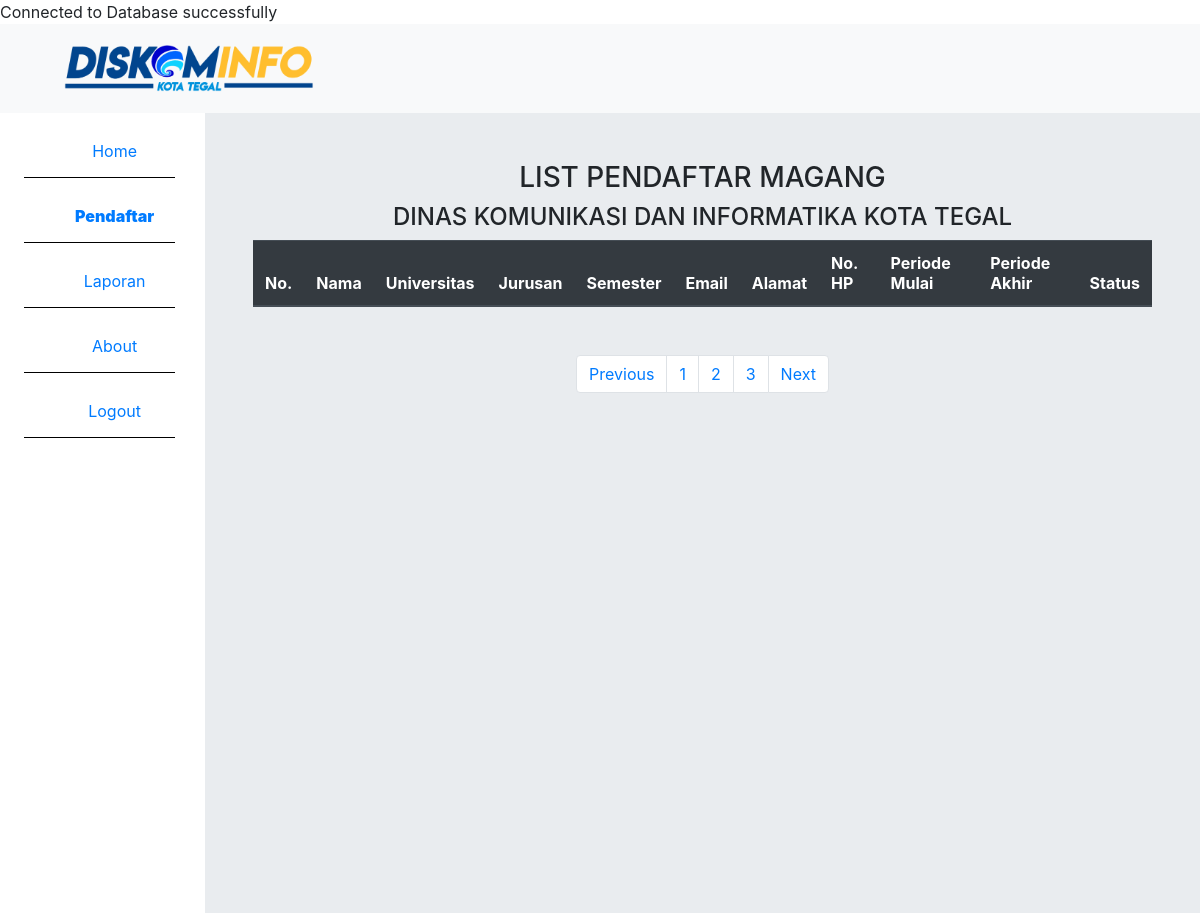
Before: /list-pendaftar.php with the older database file.
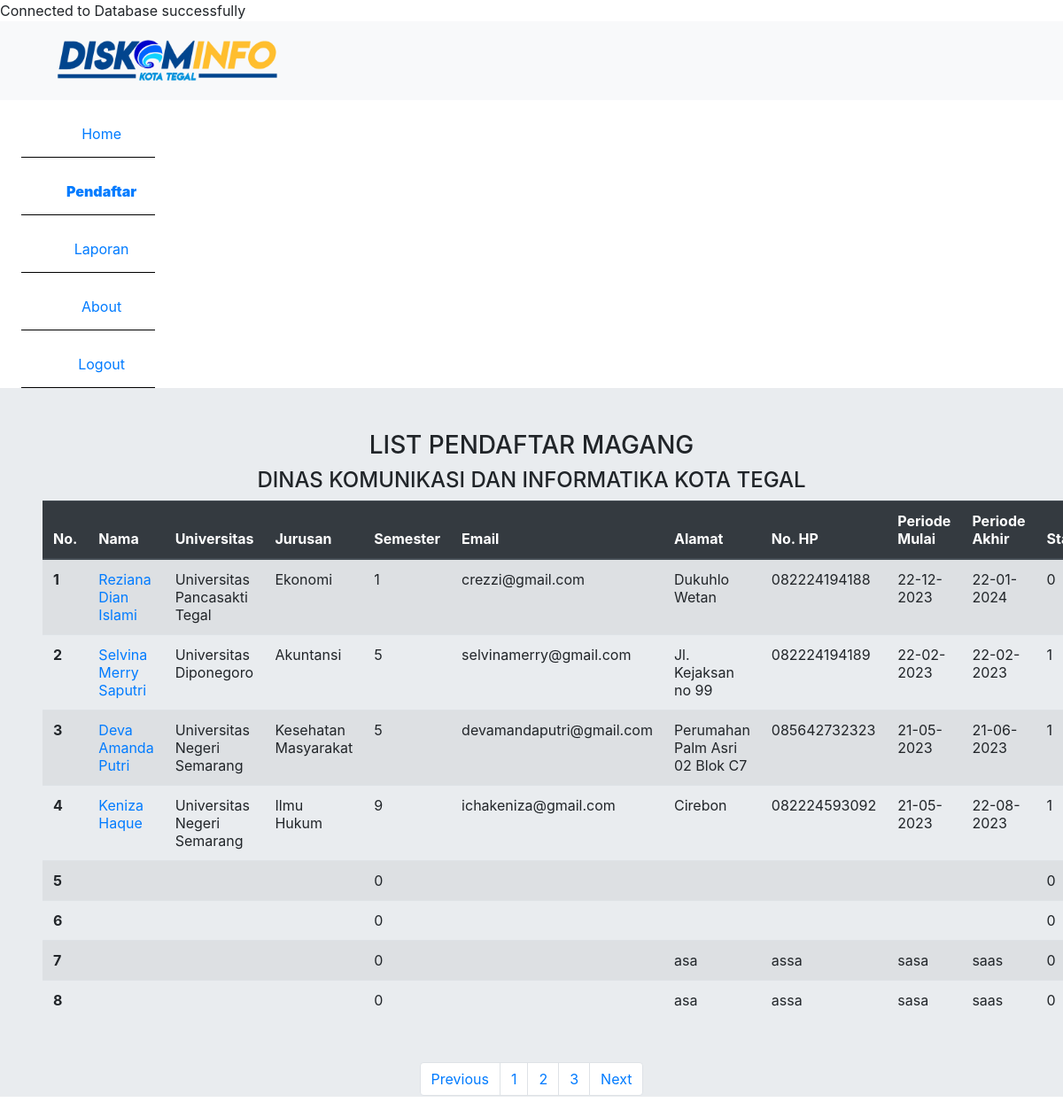
After: the same page with the newer database file.
### tables this page shows
CREATE TABLE `data_mahasiswa` (
  `id` int(11) NOT NULL,
  `nama` varchar(100) NOT NULL,
  `universitas` varchar(50) NOT NULL,
  `jurusan` varchar(50) NOT NULL,
  `semester` int(5) NOT NULL,
  `email` varchar(100) NOT NULL,
  `alamat` varchar(400) NOT NULL,
  `no_hp` varchar(15) NOT NULL,
  `periode_mulai` varchar(50) NOT NULL,
  `periode_akhir` varchar(50) NOT NULL,
  `status` tinyint(1) NOT NULL
);

### functions.php (called while the page is built, shortened)
<?php
$servername = "localhost";
$username = "root";
$password = "";
$database = "website_magang";
$conn = new mysqli($servername, $username, $password, $database);
function query($query) {
  global $conn;
  $fetch = mysqli_query($conn, $query);
  $rows = [];
  while($row = mysqli_fetch_assoc($fetch)) {
    $rows[] = $row;
  }
  return $rows;
}
?>

### list-pendaftar.php (the view, shortened to what this page needs)
<?php
require 'functions.php';
$mahasiswa = query("SELECT * FROM data_mahasiswa");
?>
<!DOCTYPE html>
<html lang="en">
	<head>
		<link rel="stylesheet" href="./index.css" />
		<link
			rel="stylesheet"
			href="https://cdn.jsdelivr.net/npm/bootstrap@4.3.1/dist/css/bootstrap.min.css"
		/>
	</head>
	<body>
		<div class="container-fluid">
			<div class="row">
				<div class="col">
					<nav class="navbar navbar-expand-lg navbar-light bg-light p-3">
						<a class="navbar-brand ml-5" href="./"><img class="logo-nav" src="./img/logo_diskominfo.png" alt="" /></a>
					</nav>
				</div>
			</div>
			<div class="row">
				<div class="col-2">
					<div class="container-sidebar pl-4 text-center">
						<div class="button-sidebar-section">
							<div class="row">
								<div class="col-10 mt-3">
									<a id="button-sidebar" href="./dashboard-admin.php" id="button-sidebar"> Home</a>
								</div>
							</div>
						</div>
						<div class="button-sidebar-section">
							<div class="row">
								<div class="col-10 mt-3">
									<a id="button-sidebar-active" href="./list-pendaftar.php" id="button-sidebar"> Pendaftar</a>
								</div>
							</div>
						</div>
						<div class="button-sidebar-section">
							<div class="row">
								<div class="col-10 mt-3">
									<a id="button-sidebar" href="./laporan-admin.php" id="button-sidebar"> Laporan</a>
								</div>
							</div>
						</div>
						<div class="button-sidebar-section">
							<div class="row">
								<div class="col-10 mt-3">
									<a id="button-sidebar" href="./about-admin.php" id="button-sidebar"> About</a>
								</div>
							</div>
						</div>
						<div class="button-sidebar-section">
							<div class="row">
								<div class="col-10 mt-3">
									<a id="button-sidebar" href="#" id="button-sidebar"> Logout</a>
								</div>
							</div>
						</div>
					</div>
				</div>
				<div class="col">
					<div class="container-content p-5 text-center">
						<h3>LIST PENDAFTAR MAGANG</h3>
						<h4>DINAS KOMUNIKASI DAN INFORMATIKA KOTA TEGAL</h4>
						<div class="container-form-magang text-left">
							<table class="table table-striped">
								<thead class="thead-dark">
									<tr>
										<th scope="col">No.</th>
										<th scope="col">Nama</th>
										<th scope="col">Universitas</th>
										<th scope="col">Jurusan</th>
										<th scope="col">Semester</th>
										<th scope="col">Email</th>
										<th scope="col">Alamat</th>
										<th scope="col">No. HP</th>
										<th scope="col">Periode Mulai</th>
										<th scope="col">Periode Akhir</th>
										<th scope="col">Status</th>
									</tr>
								</thead>
								<tbody>
                  <?php $i=1;?>
                    <?php foreach($mahasiswa as $mhs): ?>
                    <tr>
                      <th scope="row"><?= $i; ?></th>
                      <td><a href="<?=$mhs['id']?>"><?=$mhs['nama']?></a></td>
                      <td><?=$mhs['universitas']?></td>
                      <td><?=$mhs['jurusan']?></td>
                      <td><?=$mhs['semester']?></td>
                      <td><?=$mhs['email']?></td>
                      <td><?=$mhs['alamat']?></td>
                      <td><?=$mhs['no_hp']?></td>
                      <td><?=$mhs['periode_mulai']?></td>
                      <td><?=$mhs['periode_akhir']?></td>
                      <td><?=$mhs['status']?></td>
                    </tr>
                  <?php $i++; ?>
                    <?php endforeach ?>
								</tbody>
							</table>
						</div>
						<div class="container-pagination d-flex justify-content-center mt-5">
							<nav aria-label="Page navigation example">
								<ul class="pagination">
									<li class="page-item">
										<a class="page-link" href="#">Previous</a>
									</li>
									<li class="page-item"><a class="page-link" href="#">1</a></li>
									<li class="page-item"><a class="page-link" href="#">2</a></li>
									<li class="page-item"><a class="page-link" href="#">3</a></li>
									<li class="page-item">
										<a class="page-link" href="#">Next</a>
									</li>
								</ul>
							</nav>
						</div>
					</div>
				</div>
			</div>
		</div>
	</body>
</html>

### index.css (style rules this page uses)
.logo-nav { width: 250px; }
html, body { max-width: 100%; overflow-x: hidden; }
.container-content { background-color: #e9ecef; height: 100vh; }
#button-sidebar { background-color: transparent; padding: 10px; width: 220px; border: none; }
#button-sidebar-active { background-color: transparent; font-weight: 900; padding: 10px; width: 220px; border: none; }
.button-sidebar-section { border-bottom: 1px solid black; height: 55px; margin-top: 10px; }
.button-sidebar-section a { text-decoration: none; }
.container-fluid { padding: 0px !important; }
body { background-color: #e6eaf5; font-family: "Roboto", sans-serif; }

Changed rows visible on the page:
added data_mahasiswa: nama "Reziana Dian Islami", universitas "Universitas Pancasakti Tegal", jurusan "Ekonomi", semester "1", email "crezzi@gmail.com", alamat "Dukuhlo Wetan", no_hp "082224194188", periode_mulai "22-12-2023", periode_akhir "22-01-2024", status "0"
added data_mahasiswa: nama "Selvina Merry Saputri", universitas "Universitas Diponegoro", jurusan "Akuntansi", semester "5", email "selvinamerry@gmail.com", alamat "Jl. Kejaksan no 99", no_hp "082224194189", periode_mulai "22-02-2023", periode_akhir "22-02-2023", status "1"
added data_mahasiswa: nama "Deva Amanda Putri", universitas "Universitas Negeri Semarang", jurusan "Kesehatan Masyarakat", semester "5", email "devamandaputri@gmail.com", alamat "Perumahan Palm Asri 02 Blok C7", no_hp "085642732323", periode_mulai "21-05-2023", periode_akhir "21-06-2023", status "1"
added data_mahasiswa: nama "Keniza Haque", universitas "Universitas Negeri Semarang", jurusan "Ilmu Hukum", semester "9", email "ichakeniza@gmail.com", alamat "Cirebon", no_hp "082224593092", periode_mulai "21-05-2023", periode_akhir "22-08-2023", status "1"
added data_mahasiswa: semester "0", status "0"
added data_mahasiswa: semester "0", status "0"
added data_mahasiswa: semester "0", alamat "asa", no_hp "assa", periode_mulai "sasa", periode_akhir "saas", status "0"
added data_mahasiswa: semester "0", alamat "asa", no_hp "assa", periode_mulai "sasa", periode_akhir "saas", status "0"
